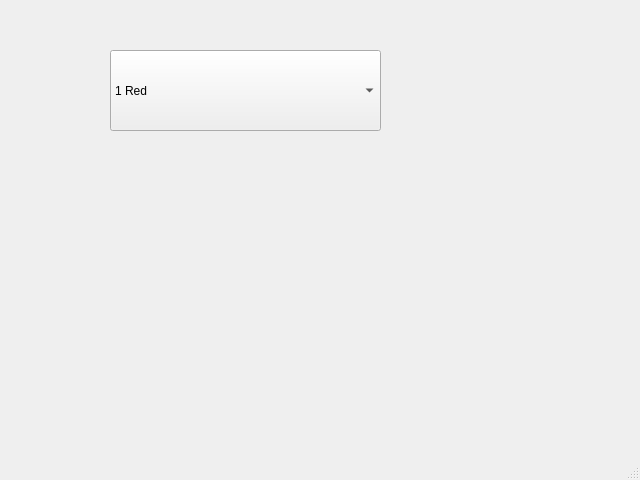
<?xml version="1.0" encoding="UTF-8"?>
<ui version="4.0">
 <class>MainWindow</class>
 <widget class="QMainWindow" name="MainWindow">
  <property name="geometry">
   <rect>
    <x>0</x>
    <y>0</y>
    <width>640</width>
    <height>480</height>
   </rect>
  </property>
  <property name="windowTitle">
   <string>MainWindow</string>
  </property>
  <widget class="QWidget" name="centralwidget">
   <widget class="QComboBox" name="comboBox">
    <property name="geometry">
     <rect>
      <x>110</x>
      <y>50</y>
      <width>271</width>
      <height>81</height>
     </rect>
    </property>
    <item>
     <property name="text">
      <string notr="true">1 Red</string>
     </property>
    </item>
    <item>
     <property name="text">
      <string>2 Blue</string>
     </property>
    </item>
    <item>
     <property name="text">
      <string>3 Green</string>
     </property>
    </item>
    <item>
     <property name="text">
      <string>4 Black</string>
     </property>
    </item>
   </widget>
  </widget>
  <widget class="QMenuBar" name="menubar">
   <property name="geometry">
    <rect>
     <x>0</x>
     <y>0</y>
     <width>640</width>
     <height>21</height>
    </rect>
   </property>
  </widget>
  <widget class="QStatusBar" name="statusbar"/>
 </widget>
 <resources/>
 <connections/>
</ui>
